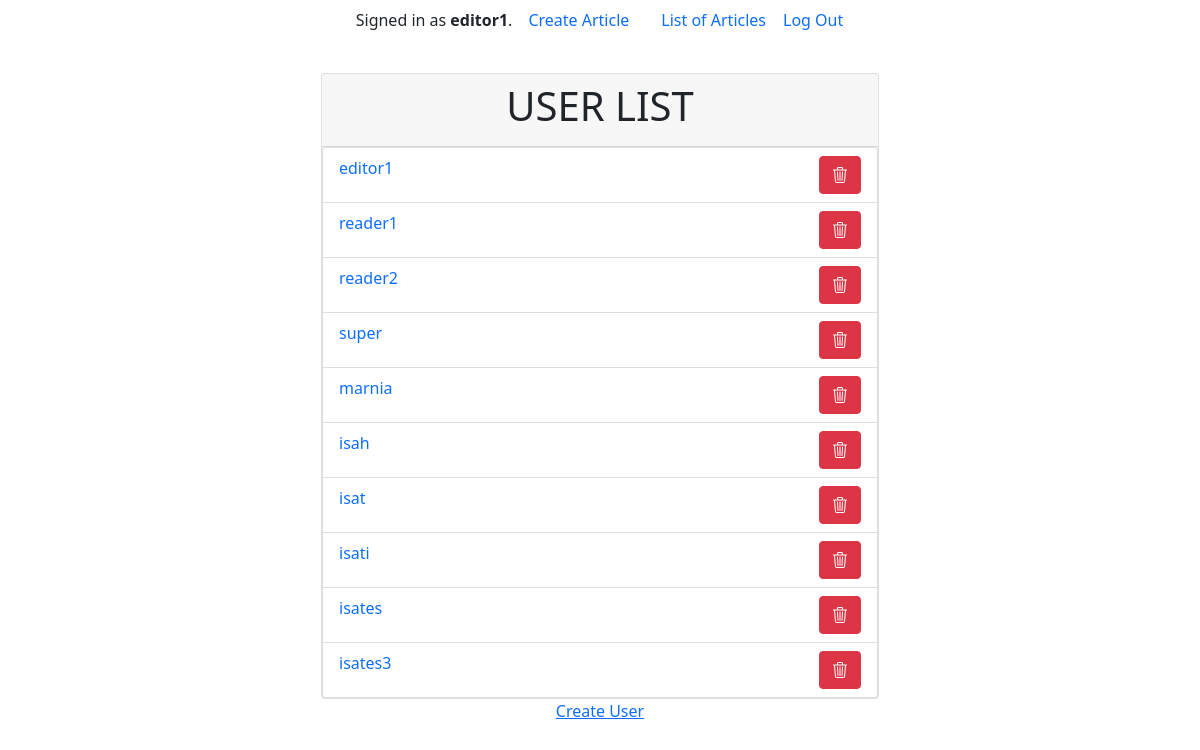
Before: /management/users/ (signed in) with the older database file.
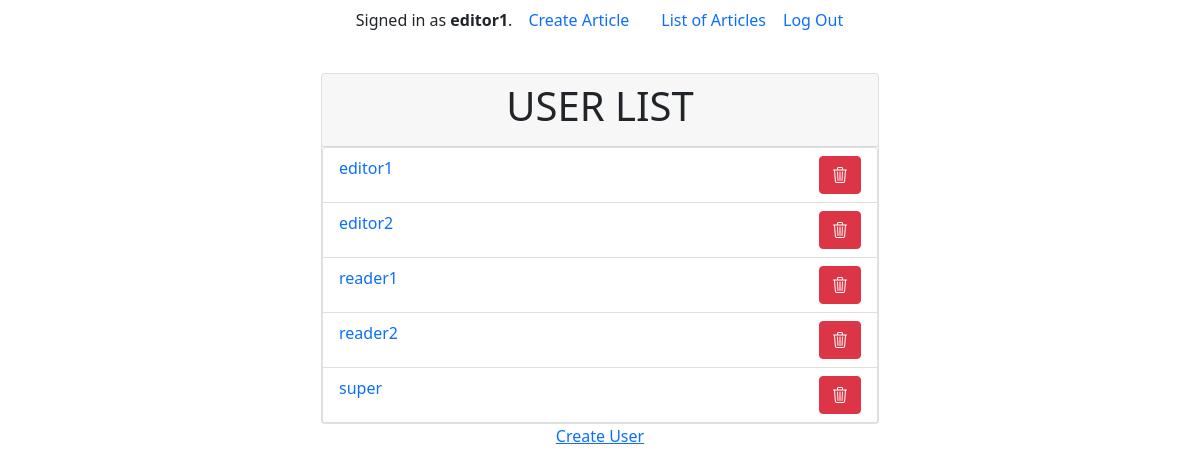
After: the same page with the newer database file.
### news/models.py (models this page shows)
class User(AbstractUser):
    is_editor = models.BooleanField(default=False)
    is_reader = models.BooleanField(default=True)
    groups = models.ManyToManyField(
        Group,
        related_name='news_user_set',  # Add this line
        blank=True,
        help_text='The groups this user belongs to.',
        verbose_name='groups',
    )
    user_permissions = models.ManyToManyField(
        Permission,
        related_name='news_user_permissions_set',  # Add this line
        blank=True,
        help_text='Specific permissions for this user.',
        verbose_name='user permissions',
    )

### user_management/views.py (the view)
# urls.py: path('users/', views.user_list, name='user_list'),
@login_required(login_url=reverse_lazy('management:login'))
def user_list(request):
    users = User.objects.all()
    return render(request, 'user_management/user_list.html', {'users': users})

### user_management/templates/user_management/user_list.html (shortened to what this page needs)
{% extends "user_management/layout.html" %}
{% block body %}
<div class="card w-50">
  <div class="card-header">
    <h1 class="text-center text-uppercase">
      User List
    </h1>
  </div>
  <div class="list-group">
    {% for user in users %}
    <div
    class="list-group-item list-group-item-action d-flex flex-row justify-content-between"
    aria-current="true">
    <a href="{% url 'management:user_detail' user.id %}"
    class="text-decoration-none col-10"
    aria-current="true">
      {{ user.username }}
    </a>
    <form method="post" action="{% url 'management:user_delete' user.id %}">
      <button class="btn btn-danger">
        <i class="bi bi-trash3"></i>
      </button>
    </form>
    </div>
    {% endfor %}
  </div>
</div>
<a href="{% url 'management:user_create' %}">
  Create User
</a>
{% endblock %}

### user_management/templates/user_management/layout.html (shortened to what this page needs)
{% load static %}
<!DOCTYPE html>
<html lang="en">
    <head>
        <link href="https://cdn.jsdelivr.net/npm/bootstrap@5.0.2/dist/css/bootstrap.min.css" rel="stylesheet">
        <link rel="stylesheet" href="https://cdn.jsdelivr.net/npm/bootstrap-icons@1.11.3/font/bootstrap-icons.min.css">
        <link rel="stylesheet" href="{% static 'user_management/styles.css' %}">
    </head>
    <body>
        <div class="container min-vh-100 d-flex align-items-center flex-column">
            <ul class="nav">
                <li class="nav-item my-auto">
                    {% if request.user.is_authenticated %}
                        Signed in as <strong>{{ request.user.username }}</strong>.
                    {% else %}
                        Not signed in.
                    {% endif %}
                </li>
                {% if request.user.is_authenticated %}
                    {% if request.user.is_superuser %}
                        <li class="nav-item my-auto">
                            <a class="nav-link" href="{% url 'management:user_list' %}">User List</a>
                        </li>
                        <li class="nav-item my-auto">
                            <a class="nav-link" href="{% url 'management:user_create' %}">Create User</a>
                        </li>
                    {% elif request.user.is_editor %}
                        <li class="nav-item my-auto">
                            <a class="nav-link" href="{% url 'news:article_create' %}">Create Article</a>
                        </li>
                        <li class="nav-item my-auto">
                            <a class="nav-link" href="/">List of Articles</a>
                        </li>
                    {% endif %}
                    <li class="nav-item my-auto">
                        <form method="post" action="{% url 'management:logout' %}">
                            <button type="submit" class="btn btn-link nav-link" style="padding: 0;">Log Out</button>
                        </form>
                    </li>
            {% endif %}
            </ul>
            {% block body %}
            {% endblock %}
        </div>
    </body>
</html>

Changed rows visible on the page:
removed User: username "marnia"
removed User: username "isah"
removed User: username "isat"
removed User: username "isati"
removed User: username "isates"
removed User: username "isates3"
added User: username "editor2"
